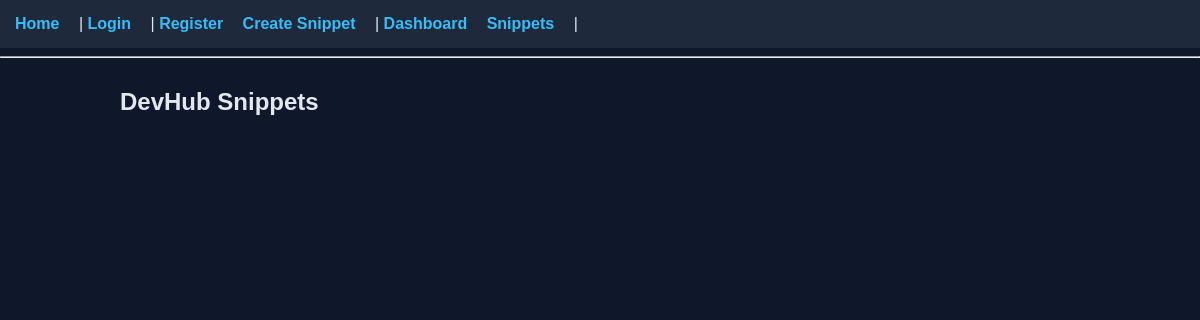
Page /snippets on the earlier database version.
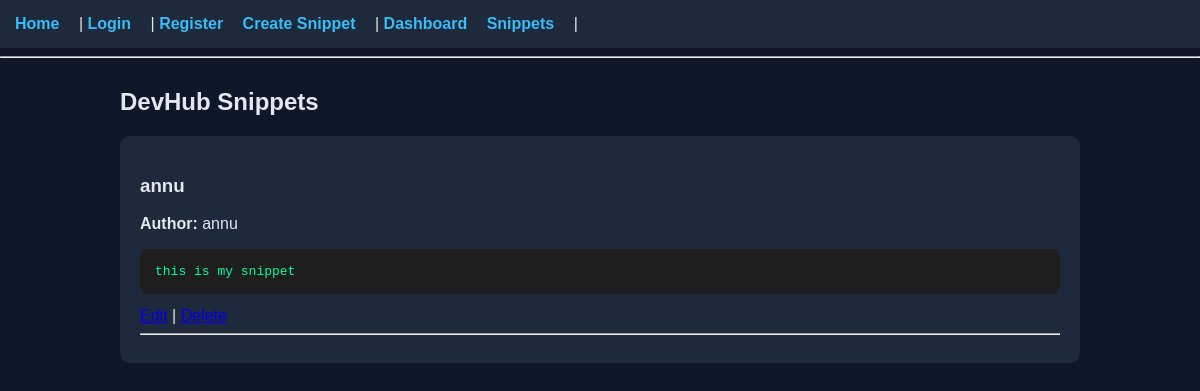
Same page on the later database version.
### tables this page shows
CREATE TABLE snippets(
id INTEGER PRIMARY KEY AUTOINCREMENT,
title TEXT,
code TEXT,
author TEXT
);

### app.py (the view)
@app.route("/snippets")
def view_snippets():
    conn = sqlite3.connect("database/db.sqlite3")
    cursor = conn.cursor()
    cursor.execute("SELECT * FROM snippets")
    snippets = cursor.fetchall()
    conn.close()
    return render_template("view_snippet.html", snippets=snippets)

### templates/view_snippet.html
{% extends "base.html" %}
{% block content %}
<h2>DevHub Snippets</h2>
{% for snippet in snippets %}
<div class="card">
<h3>{{snippet[1]}}</h3>
<p><b>Author:</b> {{snippet[3]}}</p>
<pre style="background:#1e1e1e;color:#00ff9c;padding:15px;border-radius:8px;">
{{snippet[2]}}
</pre>
<a href="/edit/{{snippet[0]}}">Edit</a> | <a href="/delete/{{snippet[0]}}">Delete</a>
<hr>
</div>
{% endfor %}
{% endblock %}

### templates/base.html (shortened to what this page needs)
<!DOCTYPE html>
<html>
<head>
    <link rel="stylesheet" href="{{ url_for('static', filename='css/style.css') }}">
</head>
<body>
<nav>
    <a href="/">Home</a> |
    <a href="/login">Login</a> |
    <a href="/register">Register</a>
    <a href="/create">Create Snippet</a> |
    <a href="/dashboard">Dashboard</a>
    <a href="/snippets">Snippets</a> |
</nav>
<hr>
<div class="container">
{% block content %}
{% endblock %}
</div>
</body>
</html>

### static/css/style.css (style rules this page uses)
body { font-family: Arial, sans-serif; background:#0f172a; color:#e2e8f0; margin:0; padding:0; }
nav { background:#1e293b; padding:15px; }
nav a { color:#38bdf8; margin-right:15px; text-decoration:none; font-weight:bold; }
.container { width:80%; margin:auto; margin-top:30px; }
.card { background:#1e293b; padding:20px; border-radius:10px; margin-bottom:20px; }
pre { background:#020617; padding:15px; border-radius:8px; overflow-x:auto; }

Differences in the rows shown:
added snippets: title "annu", author "annu", code "this is my snippet"
